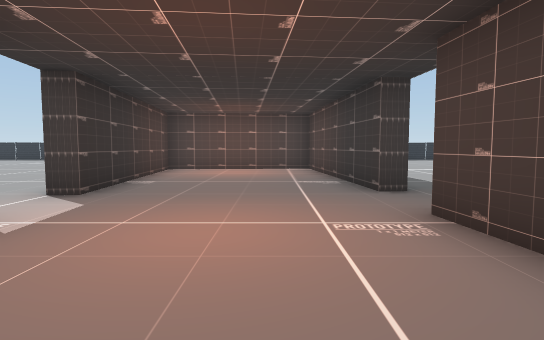
[1] (above)

23 first-person views from a walk through a scene from a Unity 3-D project. The camera is 1.5 m above the floor, tilts 4° down and sees 80° across. The floor is counted in squares, 2 m on a side. Each view is taken from the middle of a square. On the plan, view 1 faces up. The plan holds only what a view shows up to about 11 squares ahead; the rest is blank. The place goes on beyond the plan. The player is left out. Some surface patterns are stand-ins.

[2]
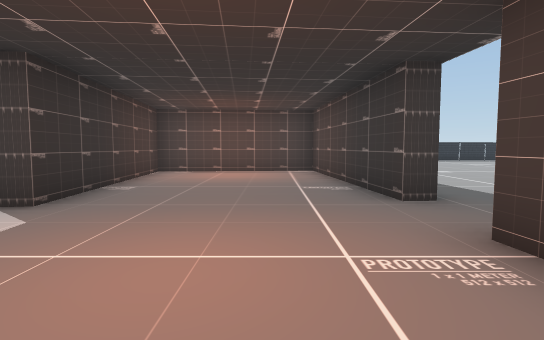

[3]
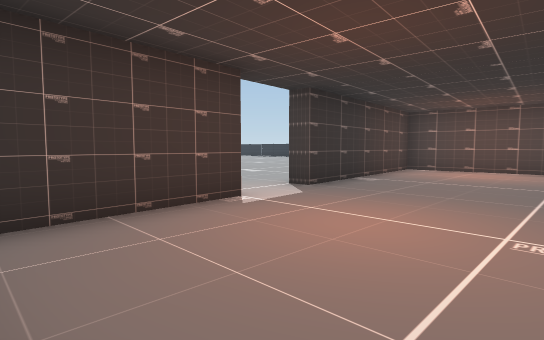

[4]
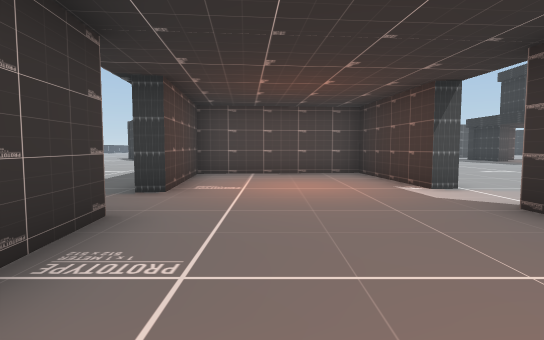

[5]
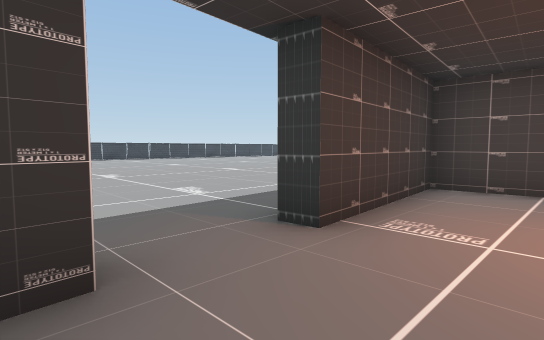

[6]
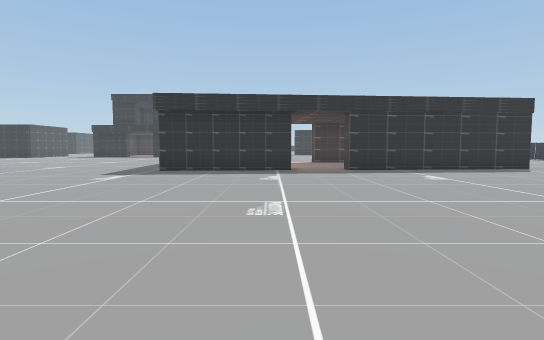

[7]
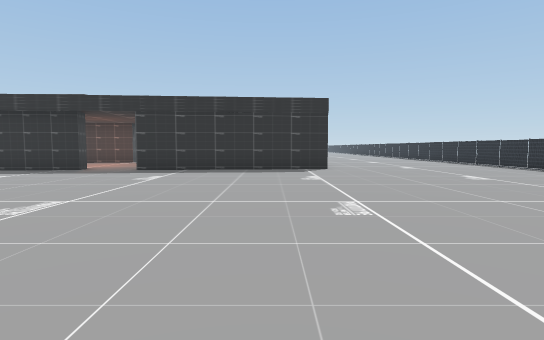

[8]
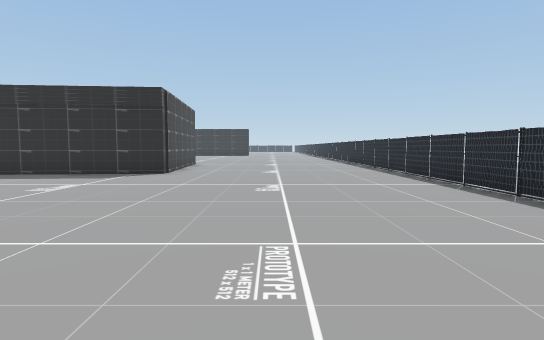

[9]
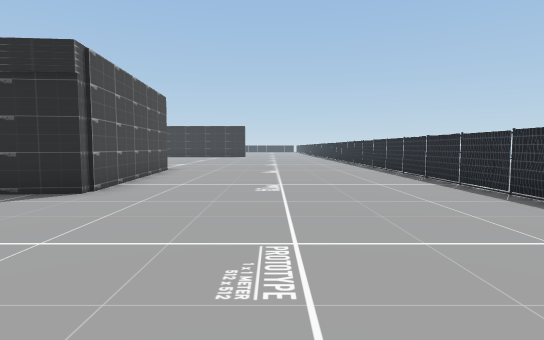

[10]
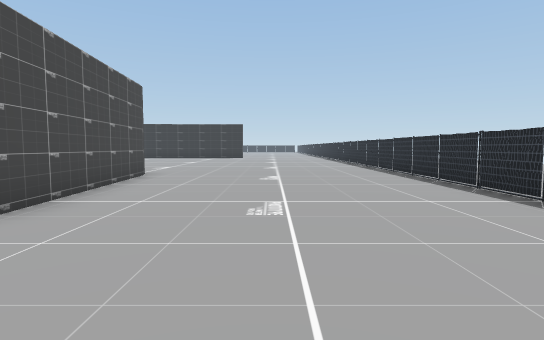

[11]
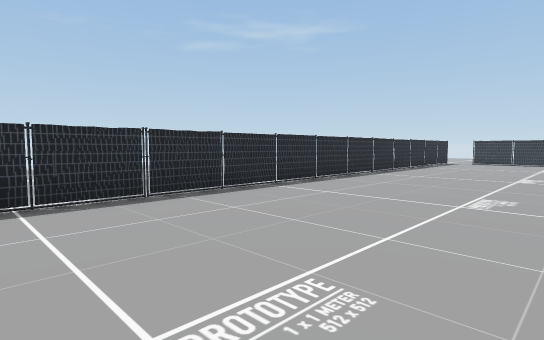

[12]
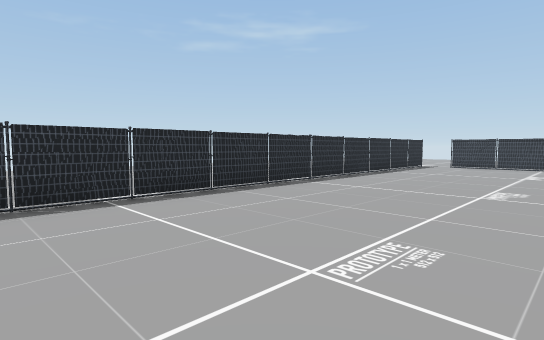

[13]
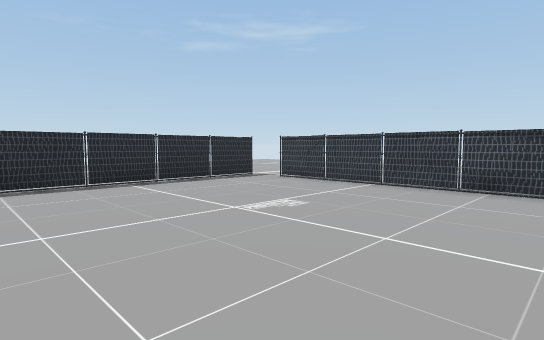

[14]
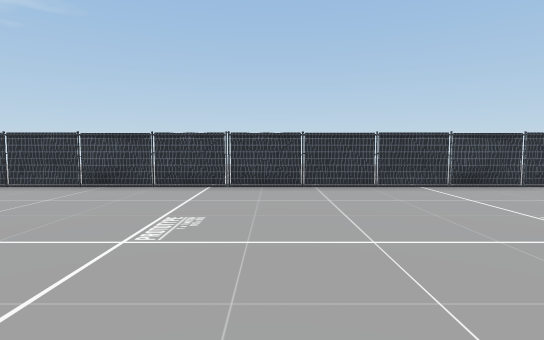

[15]
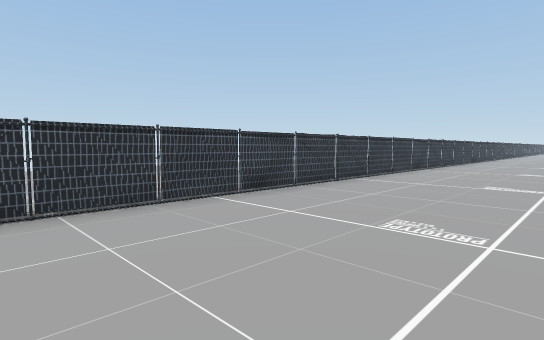

[16]
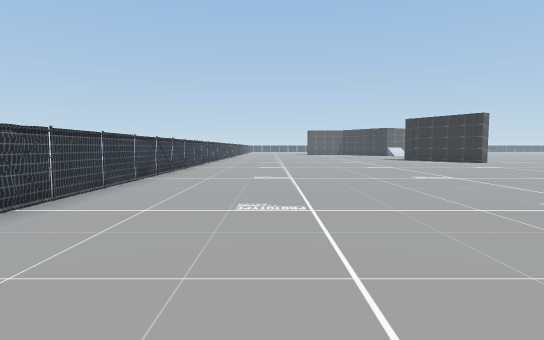

[17]
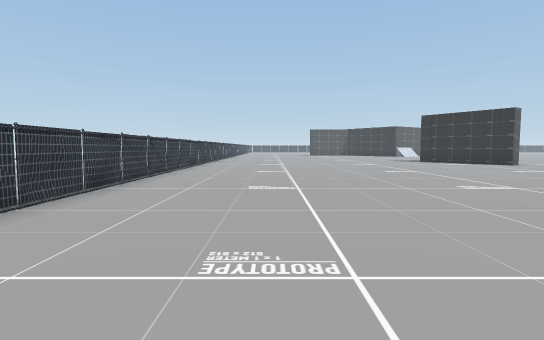

[18]
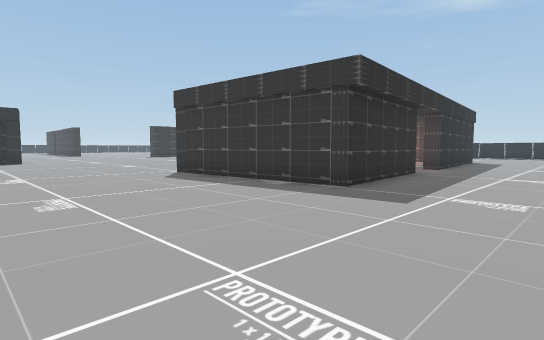

[19]
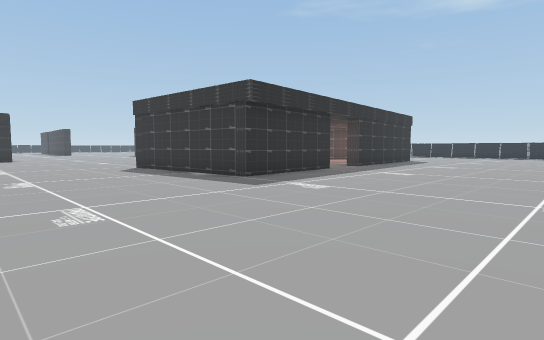

[20]
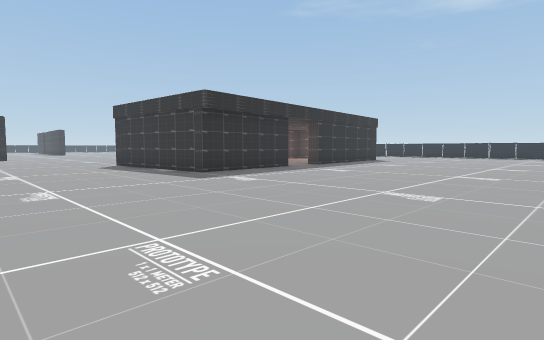

[21]
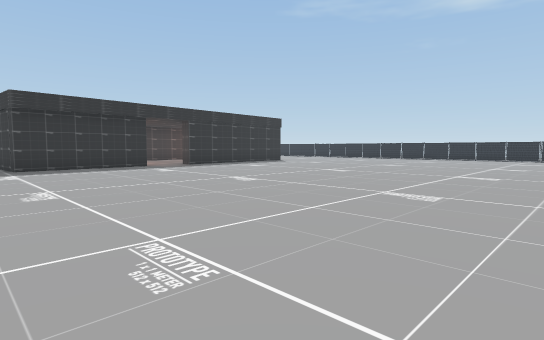

[22]
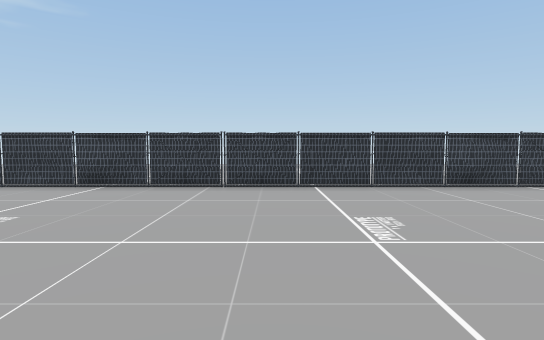

[23]
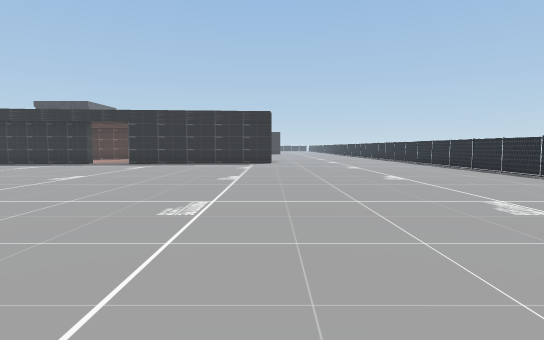

### Floor plan
Key: @ floor where view 1 was taken; # wall or solid block; . floor; T thing the floor can be seen under or through.
Columns run from 6 left of view 1 to 23 right of it. Each row starts with its distance up from view 1.
 21              ..
 20              ...
 19 ##########################.
 18 ...........................
 17 ..........................#.
 16 ..........................#.
 15 ..........................#.
 14 ..........................T.
 13 ..........................T.
 12 ..........................T.
 11 ..#######.................T.
 10   #.....#.................T.
  9   ##....#.................T...
  8    #....#............ ....T.
  7 .. #....#............ ....T.
  6 ...#....#............ ....#.
  5  .........................#.
  4   ........................#
  3  ..#....#.................#
  2  ..#....#.................#
  1 .. #....#.................#.
  0 .. #..@.#.................T.
 -1 ...######.................T.
 -2  .........................T.
 -3 ..........................T.
 -4 ..........................T.
 -5 ..........................T.
 -6       ....................T.

Positions as (right, up) in squares from view 1, and headings:
1: (0, 0), facing up
2: (0, 1), facing up
3: (1, 0), facing up-left
4: (0, 9), facing down
5: (0, 6), facing down-right
6: (13, 3), facing left
7: (13, 10), facing left
8: (11, 15), facing left
9: (7, 15), facing left
10: (5, 15), facing left
11: (4, 14), facing up-right
12: (7, 14), facing up-right
13: (14, 12), facing up-right
14: (14, 10), facing right
15: (16, 10), facing down-right
16: (17, 7), facing down
17: (17, 5), facing down
18: (6, -6), facing up-left
19: (9, -6), facing up-left
20: (11, -6), facing up-left
21: (15, -2), facing up-left
22: (14, -4), facing right
23: (17, 12), facing left
